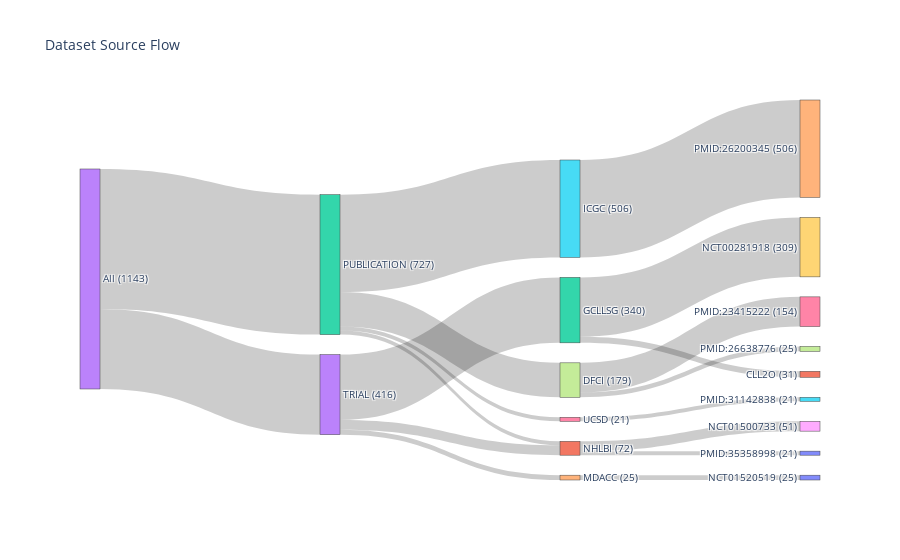

Notebook code cell kept with this figure:
### Code cell
sources = []
targets = []
values = []

# Start from all to originType
grouped = df.groupby('originType').size().reset_index(name='count')
for i, row in grouped.iterrows():
    sources.append('All')
    targets.append(row['originType'])
    values.append(row['count'])


# Trial/Publication → Cohort
grouped1 = df.groupby(['originType', 'COHORT']).size().reset_index(name='count')
for i, row in grouped1.iterrows():
    sources.append(row['originType'])
    targets.append(row['COHORT'])
    values.append(row['count'])

# Cohort → originIdentifier
grouped2 = df.groupby(['COHORT', 'originIdentifier']).size().reset_index(name='count')
for i, row in grouped2.iterrows():
    sources.append(row['COHORT'])
    targets.append(row['originIdentifier'])
    values.append(row['count'])

# Map labels to indices
labels = list(set(sources + targets))
label_indices = {label: i for i, label in enumerate(labels)}

# add count annotations to all the labels (based on their counts)
for i, label in enumerate(labels):
    # get counts for originIdentifier
    if label.startswith('PMID:') or label.startswith('NCT') or label.startswith('CLL2O'):
        count = df[df['originIdentifier'] == label].shape[0]
        labels[i] += f" ({count})"
    elif label in ['TRIAL', 'PUBLICATION']:
        count = df[df['originType'] == label].shape[0]
        labels[i] += f" ({count})"
    elif label in ['ICGC', 'NHLBI', 'DFCI', 'UCSD', 'GCLLSG', 'MDACC']:
        count = df[df['COHORT'] == label].shape[0]
        labels[i] += f" ({count})"
    elif label == 'All':
        labels[i] += f" ({df.shape[0]})"

fig = go.Figure(data=[go.Sankey(
    node=dict(label=labels),
    link=dict(
        source=[label_indices[s] for s in sources],
        target=[label_indices[t] for t in targets],
        value=values
    ))])


fig.update_layout(title_text="Dataset Source Flow", font_size=10)
fig.show()

### Figure 1 — Plotly figure (JSON) as saved in the notebook; plotly's stock layout.template omitted (floating-point values rounded to 4 significant figures)
{"data": [{"link": {"source": [3, 3, 12, 12, 12, 12, 13, 13, 13, 17, 17, 2, 2, 15, 14, 11, 11, 16], "target": [12, 13, 17, 15, 11, 16, 2, 14, 11, 6, 7, 1, 9, 4, 0, 8, 10, 5], "value": [727, 416, 179, 506, 21, 21, 340, 25, 51, 154, 25, 31, 309, 506, 25, 51, 21, 21]}, "node": {"label": ["NCT01520519 (25)", "CLL2O (31)", "GCLLSG (340)", "All (1143)", "PMID:26200345 (506)", "PMID:31142838 (21)", "PMID:23415222 (154)", "PMID:26638776 (25)", "NCT01500733 (51)", "NCT00281918 (309)", "PMID:35358998 (21)", "NHLBI (72)", "PUBLICATION (727)", "TRIAL (416)", "MDACC (25)", "ICGC (506)", "UCSD (21)", "DFCI (179)"]}, "type": "sankey"}], "layout": {"font": {"size": 10}, "title": {"text": "Dataset Source Flow"}}}
